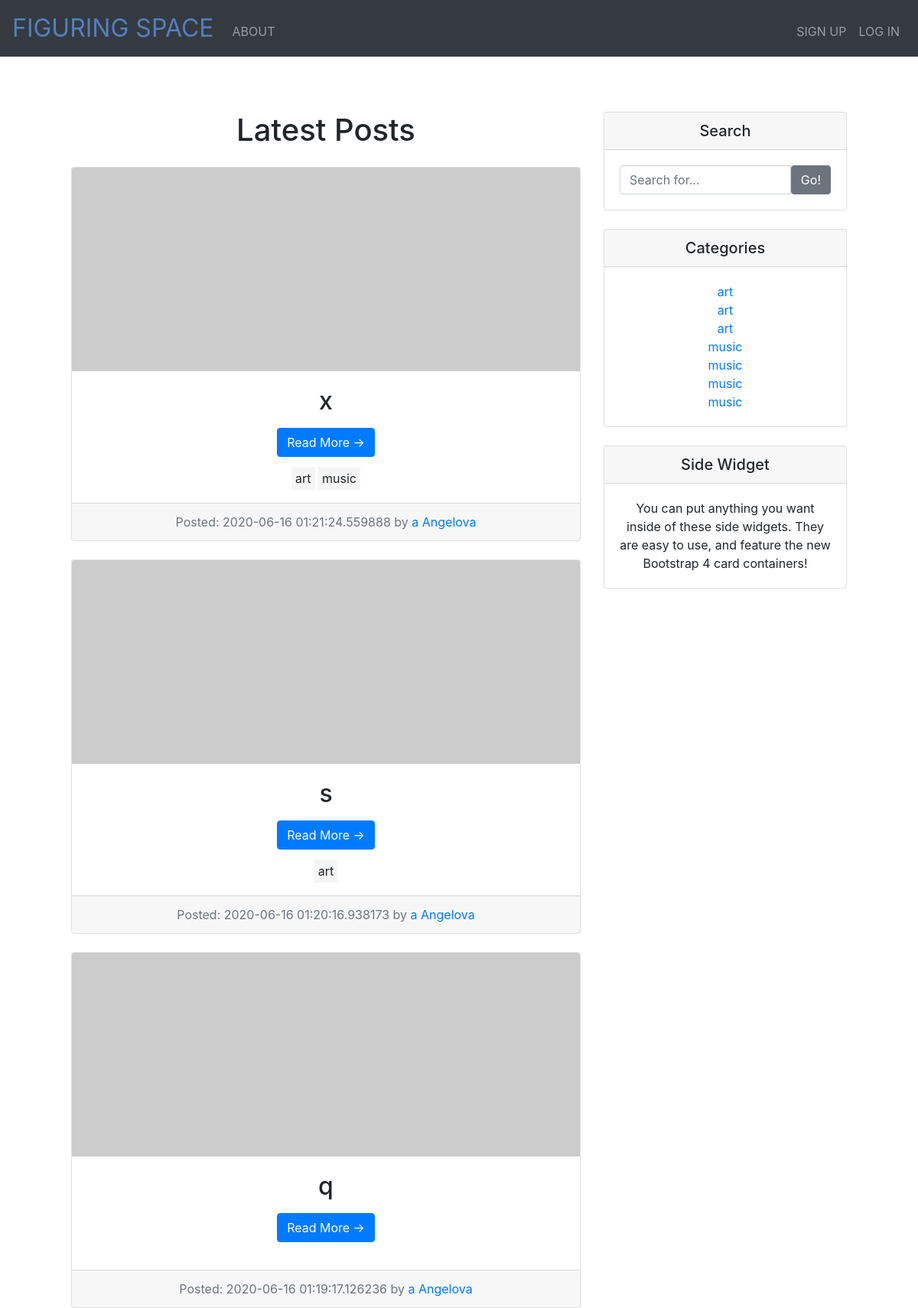
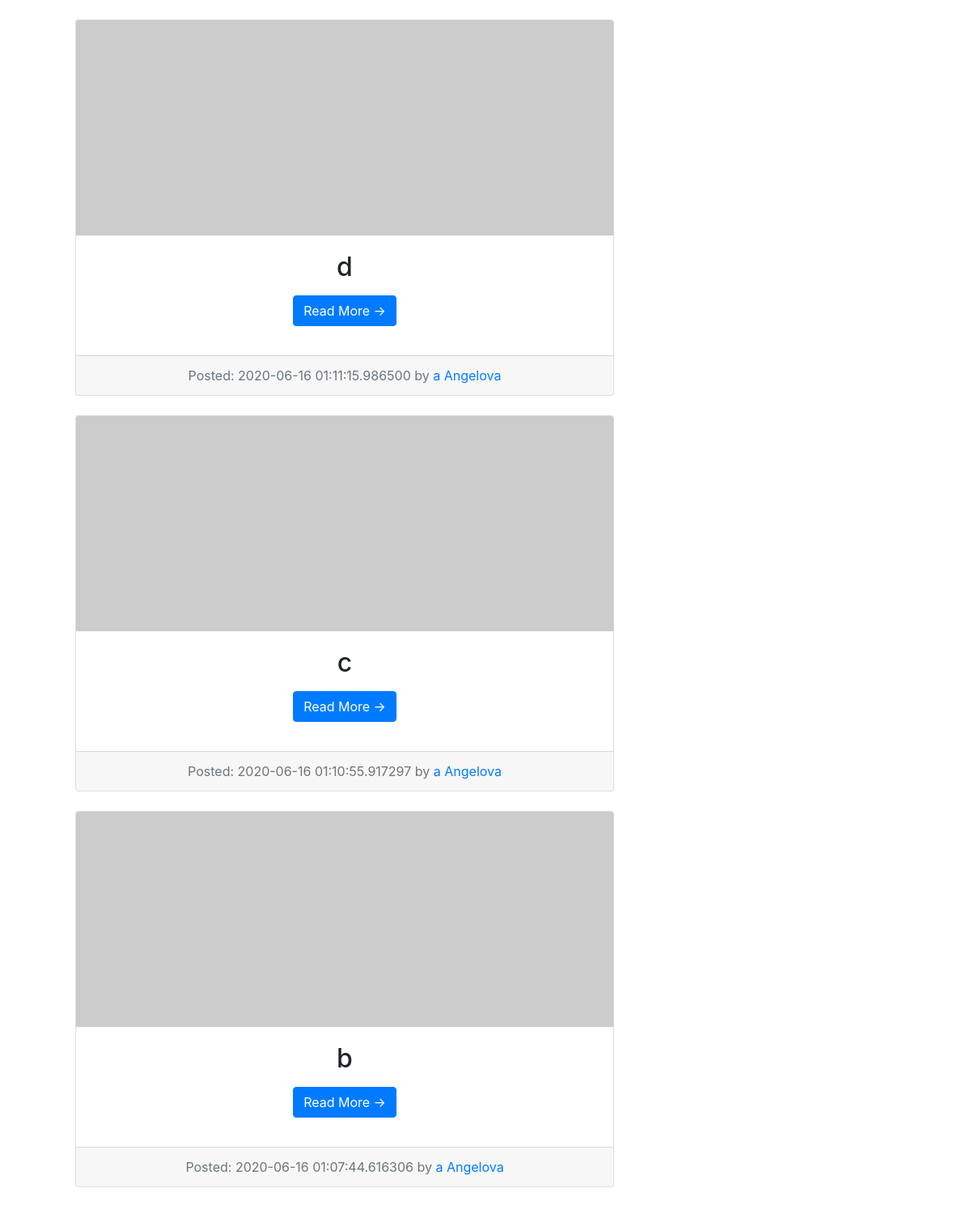
The page / (upper part) on the database its author committed (2 pictures, top to bottom).
### models.py (models this page shows, shortened)
class Post(db.Model):
    id = db.Column(db.Integer, primary_key=True)
    title = db.Column(db.String(50))
    subtitle = db.Column(db.String(50))
    date_posted = db.Column(db.DateTime)
    content = db.Column(db.Text)
    author = db.Column(db.Integer, db.ForeignKey("user.id"))
    categories = db.relationship("Category", secondary='categories', backref=db.backref('posts', lazy='dynamic'))

class Category(db.Model):
    id = db.Column(db.Integer, primary_key=True)
    title = db.Column(db.String(50))

class User(db.Model):
    id = db.Column(db.Integer, primary_key=True)
    first_name = db.Column(db.String(50))
    last_name = db.Column(db.String(50))
    email = db.Column(db.String(50))
    password = db.Column(db.String(20))
    registered = db.Column(db.DateTime)
    posts = db.relationship("Post", backref='user')

### app.py (the view)
@app.route("/")
def index():
    posts = Post.query.join(User).order_by(desc(Post.date_posted)).all()
    categories = Category.query.all()
    return render_template("index.html", posts=posts, categories=categories)

### app.py (called while the page is built)
@app.after_request
def after_request(response):
    response.headers["Cache-Control"] = "no-cache, no-store, must-revalidate"
    response.headers["Expires"] = 0
    response.headers["Pragma"] = "no-cache"
    return response

### templates/index.html (shortened to what this page needs)
{% extends "layout.html" %} {% block main %}
<div class="container">
  <div class="row">
    <div class="col-md-8">
      <h1 class="my-4">
        Latest Posts
      </h1>
      {%for post in posts%}
      <div class="card mb-4">
        <img
          class="card-img-top"
          src="http://placehold.it/750x300"
          alt="Card image cap"
        />
        <div class="card-body">
          <h2 class="card-title">{{post.title}}</h2>
          <a href="/post/{{post.id}}" class="btn btn-primary"
            >Read More &rarr;</a
          >
          {%for cat in post.categories%}
          <span style="background-color: whitesmoke; padding: 5px;"
            >{{cat.title}}</span
          >
          {%endfor%}
        </div>
        <div class="card-footer text-muted">
          Posted: {{post.date_posted}} by
          <a href="#">{{post.user.first_name}} {{post.user.last_name}}</a>
        </div>
      </div>
      {%endfor%}
    </div>
    <div class="col-md-4">
      <div class="card my-4">
        <h5 class="card-header">Search</h5>
        <div class="card-body">
          <div class="input-group">
            <input
              type="text"
              class="form-control"
              placeholder="Search for..."
            />
            <span class="input-group-btn">
              <button class="btn btn-secondary" type="button">Go!</button>
            </span>
          </div>
        </div>
      </div>
      <div class="card my-4">
        <h5 class="card-header">Categories</h5>
        <div class="card-body">
          <ul class="list-unstyled mb-0">
            {%for category in categories%}
            <li>
              <a href="#">{{category.title}}</a>
            </li>
            {%endfor%}
          </ul>
        </div>
      </div>
      <div class="card my-4">
        <h5 class="card-header">Side Widget</h5>
        <div class="card-body">
          You can put anything you want inside of these side widgets. They are
          easy to use, and feature the new Bootstrap 4 card containers!
        </div>
      </div>
    </div>
  </div>
</div>
{% endblock %}

### templates/layout.html (shortened to what this page needs)
<!DOCTYPE html>
<html lang="en">
  <head>
    <link
      href="https://maxcdn.bootstrapcdn.com/bootstrap/4.1.3/css/bootstrap.min.css"
      rel="stylesheet"
    />
    <link href="./static/style.css" rel="stylesheet" />
  </head>
  <body>
    <nav class="navbar navbar-expand-md navbar-dark bg-dark">
      <a class="navbar-brand" href="/"
        ><span class="blue">FIGURING SPACE</span></a
      >
      <div class="collapse navbar-collapse" id="navbar">
        {% if session.user_id %}
        <ul class="navbar-nav mr-auto mt-2">
          <li class="nav-item"><a class="nav-link" href="/about">ABOUT</a></li>
          <li class="nav-item">
            <a class="nav-link" href="/posts">POSTS</a>
          </li>
        </ul>
        <ul class="navbar-nav ml-auto mt-2">
          <li class="nav-item">
            <a class="nav-link" href="/add-post">ADD A POST</a>
          </li>
          <li class="nav-item">
            <a class="nav-link" href="/myaccount">MY ACCOUNT</a>
          </li>
          <li class="nav-item">
            <a class="nav-link" href="/logout">LOG OUT</a>
          </li>
        </ul>
        {% else %}
        <ul class="navbar-nav mr-auto mt-2">
          <li class="nav-item"><a class="nav-link" href="/about">ABOUT</a></li>
        </ul>
        <ul class="navbar-nav ml-auto mt-2">
          <li class="nav-item">
            <a class="nav-link" href="/register">SIGN UP</a>
          </li>
          <li class="nav-item"><a class="nav-link" href="/login">LOG IN</a></li>
        </ul>
        {% endif %}
      </div>
    </nav>
    <main class="container p-5">
      {% block main %}{% endblock %}
    </main>
  </body>
</html>

### static/style.css (style rules this page uses)
nav .navbar-brand { font-size: xx-large; }
ul { display: inline-block; }
nav .navbar-brand .blue { color: #537fbe; }
main .form-control { display: inline-block; width: auto; }
main { overflow-x: auto; text-align: center; }
main img { max-width: 100%; }

### rows shown on the page
Post: title "x", date_posted "2020-06-16 01:21:24.559888", user.first_name "a", user.last_name "Angelova"
Category: title "art"
Category: title "music"
Post: title "s", date_posted "2020-06-16 01:20:16.938173", user.first_name "a", user.last_name "Angelova"
Post: title "q", date_posted "2020-06-16 01:19:17.126236", user.first_name "a", user.last_name "Angelova"
Post: title "d", date_posted "2020-06-16 01:11:15.986500", user.first_name "a", user.last_name "Angelova"
Post: title "c", date_posted "2020-06-16 01:10:55.917297", user.first_name "a", user.last_name "Angelova"
Post: title "b", date_posted "2020-06-16 01:07:44.616306", user.first_name "a", user.last_name "Angelova"
Category: title "art"
Category: title "art"
Category: title "music"
Category: title "music"
Category: title "music"
